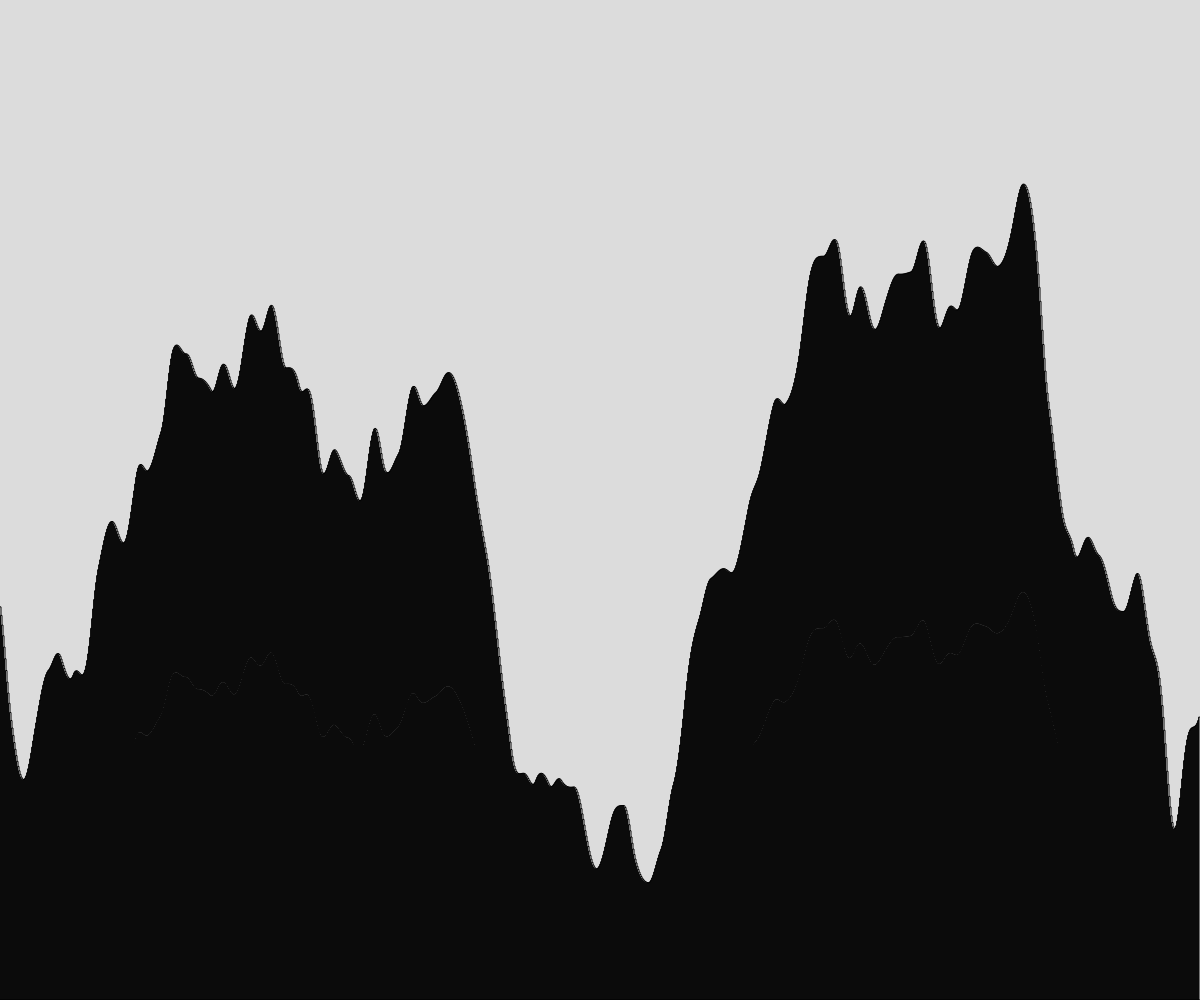
Frame 1 (no input)
Frame 60 (no input): identical to frame 1, image omitted
Frame 120 (the mouse pressed at the canvas centre since frame 60): identical to frame 1, image omitted

The p5.js sketch that drew this single still picture (run headless with seeded random() and noise() and a simulated clock; from frame 60 on, the mouse is pressed at the canvas centre):

// p5.js sketch
// ── sketch.js
// Project Title
// Your Name
// Date
//
// Extra for Experts:
// - describe what you did to take this project "above and beyond"

let theHeights = [];
let startingLocation = 0;

function setup() {
  createCanvas(windowWidth, windowHeight);
  theHeights = generateHeights(10000);
}

function draw() {
  background(220);
  for (let i = startingLocation; i < startingLocation + width; i++){
    displayRectangle(i - startingLocation, theHeights[i], 1);
  }
  //move when key is pressed
  if (keyIsPressed){
    startingLocation+= 5000;
  }
  console.log(0 % 10);
}


function displayRectangle(x, rectHeight, rectWidth){
  let y = height - rectHeight;
  rect(x, y, rectWidth, rectHeight);
}

function generateHeights(howMany){
  let tempArray = [];
  let time = random(100000);
  for (let i = 0; i < howMany; i++){
    tempArray.push(noise(time) * height);
    time += 0.01;
  }
  return tempArray; 
}
